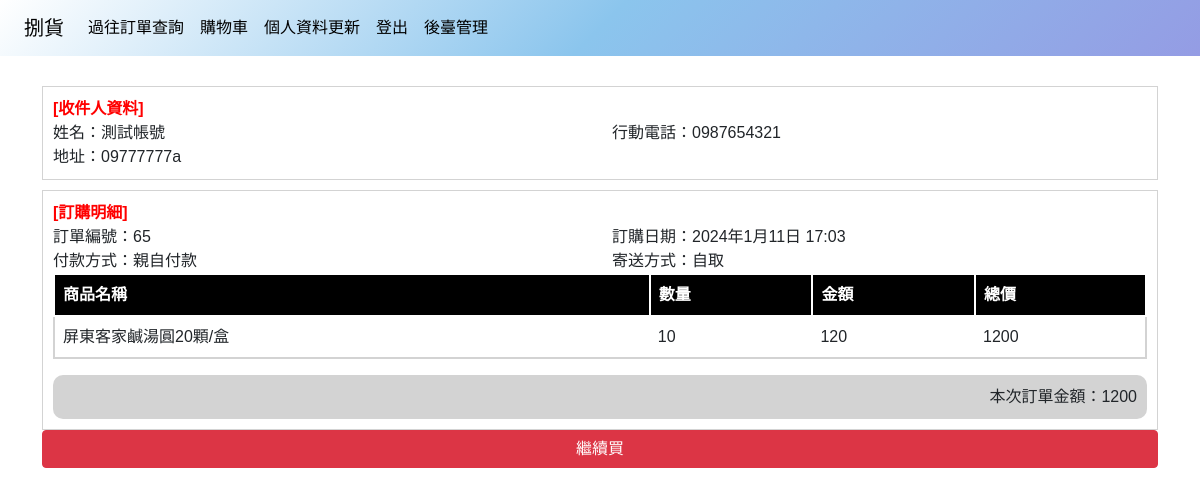
The page /OrderManagement/cartok/ (signed in) on the database as committed earlier.
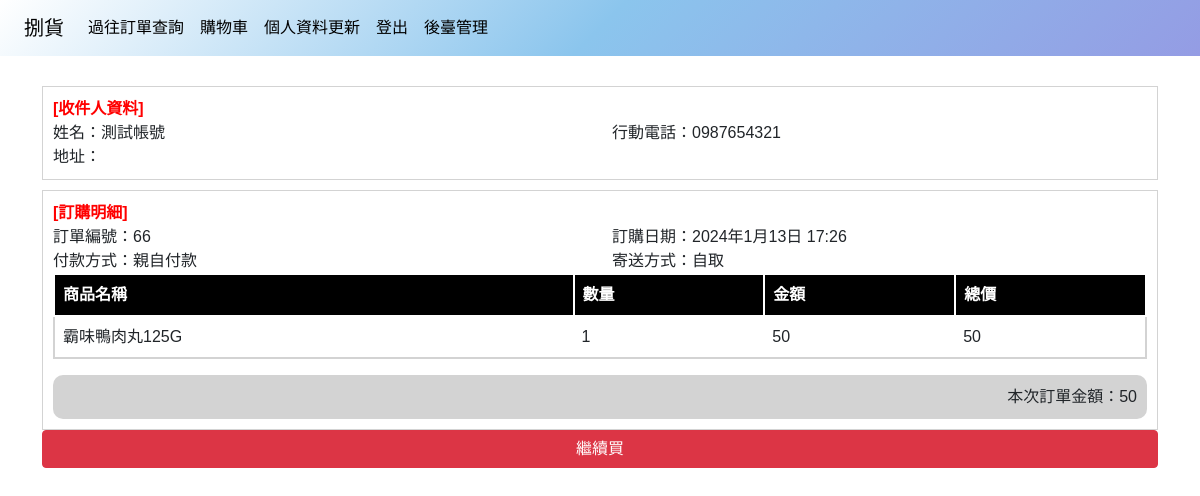
The same page on the database as committed later.
### OrderManagement/models.py (models this page shows, shortened)
class Orders(models.Model):
    State_CHOICES = (
        (0, '代處理'),
        (1, '已處理'),
    )
    Delivery_CHOICES = (
        (0, '自取'),
        (1, '寄送'),
    )
    Payment_CHOICES = (
        (0, '親自付款'),
        (1, '貨到付款'),
    )
    User=models.ForeignKey(User, on_delete=models.DO_NOTHING,verbose_name="類別")
    branch = models.ForeignKey(Branchs,on_delete=models.DO_NOTHING,verbose_name='店家',null=True, blank=True)
    Time=models.DateTimeField(auto_now_add=True)
    Delivery_method=models.IntegerField(choices=Delivery_CHOICES,default=1,verbose_name="運送方式",null=True, blank=True)
    Delivery_state=models.IntegerField(choices=State_CHOICES,default=1,verbose_name="運送狀態",null=True, blank=True)
    Payment_method=models.IntegerField(choices=Payment_CHOICES,default=1,verbose_name="付款方式",null=True, blank=True)
    Payment_time=models.DateTimeField(null=True, blank=True,verbose_name='付款時間')
    Address = models.CharField(max_length=255,verbose_name='地址')
    Total=models.IntegerField(null=False,verbose_name='總價格')
    class Meta:
        verbose_name = "訂單"
        verbose_name_plural = '訂單'

class OrderDetails(models.Model):
    Order = models.ForeignKey(Orders, on_delete=models.CASCADE,verbose_name='訂單編號')
    Products=models.ForeignKey(Products,on_delete=models.DO_NOTHING,verbose_name='商品')
    Number=models.IntegerField(verbose_name="數量")
    Price=models.IntegerField(null=False,verbose_name='價格')
    Total=models.IntegerField(null=False,verbose_name='總價格')
    class Meta:
        verbose_name = "訂單明細"
        verbose_name_plural = '訂單明細'

### Product/models.py (models this page shows)
class Products(models.Model):
    Sh_CHOICES = (
        (0, '下架'),
        (1, '上架'),
    )
    Category=models.ForeignKey(Categories, on_delete=models.CASCADE,verbose_name="類別",null=True, blank=True)
    Item_name=models.CharField(max_length=99,verbose_name="貨品名稱",null=True, blank=True)
    Price=models.IntegerField(verbose_name="建議售價")
    Import_price=models.IntegerField(verbose_name="成本價")
    Specification=models.CharField(max_length=99,verbose_name="規格",null=True, blank=True)
    Sh=models.IntegerField(choices=Sh_CHOICES,default=1,verbose_name="上/下架")
    class Meta:
        verbose_name = "商品管理"
        verbose_name_plural = '商品管理'  # 中文名稱
    def __str__(self):
        return str(self.Item_name)

### OrderManagement/views.py (the view)
# urls.py: path('cartok/',views.cartok,name='cartok'),
def cartok(request):
    if request.user.is_authenticated:
        current_user = request.user
        latest_order = Orders.objects.latest('id')
        order_detail = OrderDetails.objects.filter(Order=latest_order)
        Payment_method_display = latest_order.get_Payment_method_display()
        Delivery_method_display = latest_order.get_Delivery_method_display()
        context={
            'title':'訂單完成',
            'user':current_user,
            'Payment_method':Payment_method_display,
            'Delivery_method':Delivery_method_display,
            'order_detail':order_detail,
            'order':latest_order
        }
        return render(request, 'cartok.html',context )

### OrderManagement/templates/cartok.html (shortened to what this page needs)
{% extends 'index/base.html' %}
{%load static%}
{% block content %}
<div class="cartok mb-10">
    <div class="container">
        <div class="row d-flex align-items-center">
            <div class="col-md-12" style="border: 1px solid lightgrey;padding:10px;margin-bottom:10px;margin-top:30px;">
                <div class="row">
                    <div style="color:red;font-weight:600">[收件人資料]</div>
                    <div class="col-md-6">
                        姓名：{{user.user_name}}
                    </div>
                    <div class="col-md-6">
                        行動電話：{{user.phone_number}}
                    </div>
                    <div class="col-md-12">
                        地址：{{order.Address}}
                    </div>
                </div>
            </div>
            <div class="col-md-12" style="border: 1px solid lightgrey;padding:10px;">
                <div class="row">
                    <div style="color: red; font-weight: 600">[訂購明細]</div>
                    <div class="col-md-6">
                        訂單編號：{{order.id}}
                    </div>
                    <div class="col-md-6">
                        訂購日期：{{order.Time}}
                    </div>
                    <div class="col-md-6">
                        付款方式：{{ Payment_method }}
                    </div>
                    <div class="col-md-6">
                        寄送方式：{{ Delivery_method }}
                    </div>
                    <div class="col-md-12">
                        <table id="tb_order" class="table" cellpadding="10">
                            <thead>
                                <tr>
                                    <th>商品名稱</th>
                                    <th>數量</th>
                                    <th>金額</th>
                                    <th>總價</th>
                                </tr>
                            </thead>
                            <tbody>
                                {% for product in order_detail %}
                                <tr>
                                    <td>{{ product.Products }}</td>
                                    <td>{{product.Number}}</td>
                                    <td>{{product.Price}}</td>
                                    <td>{{product.Total}}</td>
                                </tr>
                                {% endfor %}
                            </tbody>
                        </table>
                    </div>
                </div>
                <div class="col-md-12" id="dv_money">
                    本次訂單金額：{{order.Total}}
                </div>
            </div>
            <a href="{% url 'home' %}"  class="btn btn-danger">繼續買</a>
        </div>
    </div>
</div>
{% endblock %}

Rows that differ between the two databases and show on the page:
no longer on this page (row unchanged): Orders: Address "09777777a", id "65", Time "2024年1月11日 17:03", Total "1200"
no longer on this page (row unchanged): OrderDetails: Products "屏東客家鹹湯圓20顆/盒", Number "10", Price "120", Total "1200"
added Orders: id "66", Time "2024年1月13日 17:26", Total "50"
added OrderDetails: Products "霸味鴨肉丸125G", Number "1", Price "50", Total "50"
